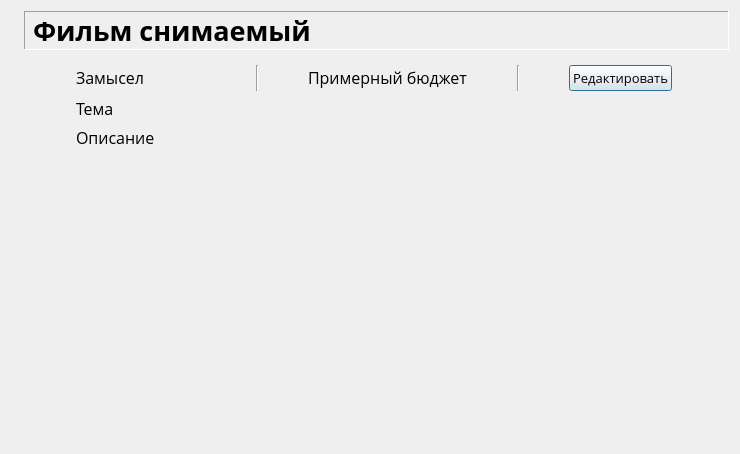
<?xml version="1.0" encoding="UTF-8"?>
<ui version="4.0">
 <class>Form</class>
 <widget class="QWidget" name="Form">
  <property name="geometry">
   <rect>
    <x>0</x>
    <y>0</y>
    <width>740</width>
    <height>454</height>
   </rect>
  </property>
  <property name="sizePolicy">
   <sizepolicy hsizetype="Preferred" vsizetype="Preferred">
    <horstretch>0</horstretch>
    <verstretch>0</verstretch>
   </sizepolicy>
  </property>
  <property name="minimumSize">
   <size>
    <width>0</width>
    <height>0</height>
   </size>
  </property>
  <property name="windowTitle">
   <string>Form</string>
  </property>
  <layout class="QFormLayout" name="formLayout">
   <item row="0" column="0">
    <widget class="QLabel" name="logo">
     <property name="text">
      <string/>
     </property>
     <property name="pixmap">
      <pixmap>images/logo3.png</pixmap>
     </property>
     <property name="scaledContents">
      <bool>false</bool>
     </property>
    </widget>
   </item>
   <item row="0" column="1">
    <widget class="QLabel" name="headTitle">
     <property name="font">
      <font>
       <family>Proxima Nova</family>
       <pointsize>20</pointsize>
       <weight>75</weight>
       <bold>true</bold>
      </font>
     </property>
     <property name="frameShape">
      <enum>QFrame::Panel</enum>
     </property>
     <property name="frameShadow">
      <enum>QFrame::Sunken</enum>
     </property>
     <property name="text">
      <string>Фильм снимаемый</string>
     </property>
    </widget>
   </item>
   <item row="1" column="1">
    <widget class="QWidget" name="widget" native="true">
     <property name="sizePolicy">
      <sizepolicy hsizetype="Preferred" vsizetype="Preferred">
       <horstretch>0</horstretch>
       <verstretch>0</verstretch>
      </sizepolicy>
     </property>
     <layout class="QGridLayout" name="gridLayout_2">
      <item row="0" column="3">
       <widget class="QLabel" name="budget">
        <property name="sizePolicy">
         <sizepolicy hsizetype="Fixed" vsizetype="Fixed">
          <horstretch>0</horstretch>
          <verstretch>0</verstretch>
         </sizepolicy>
        </property>
        <property name="font">
         <font>
          <family>Open Sans</family>
          <pointsize>12</pointsize>
         </font>
        </property>
        <property name="text">
         <string>Примерный бюджет</string>
        </property>
        <property name="textFormat">
         <enum>Qt::PlainText</enum>
        </property>
       </widget>
      </item>
      <item row="0" column="0">
       <widget class="QLabel" name="idea">
        <property name="sizePolicy">
         <sizepolicy hsizetype="Fixed" vsizetype="Fixed">
          <horstretch>0</horstretch>
          <verstretch>0</verstretch>
         </sizepolicy>
        </property>
        <property name="font">
         <font>
          <family>Open Sans</family>
          <pointsize>12</pointsize>
         </font>
        </property>
        <property name="text">
         <string>Замысел</string>
        </property>
        <property name="textFormat">
         <enum>Qt::AutoText</enum>
        </property>
       </widget>
      </item>
      <item row="0" column="4">
       <widget class="Line" name="line_5">
        <property name="orientation">
         <enum>Qt::Vertical</enum>
        </property>
       </widget>
      </item>
      <item row="8" column="1">
       <widget class="Line" name="line_4">
        <property name="orientation">
         <enum>Qt::Vertical</enum>
        </property>
       </widget>
      </item>
      <item row="6" column="1">
       <widget class="Line" name="line_3">
        <property name="orientation">
         <enum>Qt::Vertical</enum>
        </property>
       </widget>
      </item>
      <item row="1" column="0">
       <widget class="QLabel" name="theme">
        <property name="font">
         <font>
          <family>Open Sans</family>
          <pointsize>12</pointsize>
         </font>
        </property>
        <property name="text">
         <string>Тема</string>
        </property>
       </widget>
      </item>
      <item row="0" column="5">
       <widget class="QPushButton" name="edit">
        <property name="sizePolicy">
         <sizepolicy hsizetype="Fixed" vsizetype="Fixed">
          <horstretch>0</horstretch>
          <verstretch>0</verstretch>
         </sizepolicy>
        </property>
        <property name="font">
         <font>
          <family>Open Sans</family>
          <pointsize>10</pointsize>
         </font>
        </property>
        <property name="text">
         <string>Редактировать</string>
        </property>
        <property name="default">
         <bool>true</bool>
        </property>
        <property name="flat">
         <bool>false</bool>
        </property>
       </widget>
      </item>
      <item row="0" column="2">
       <widget class="Line" name="line_9">
        <property name="orientation">
         <enum>Qt::Vertical</enum>
        </property>
       </widget>
      </item>
      <item row="4" column="1">
       <widget class="Line" name="line_2">
        <property name="orientation">
         <enum>Qt::Vertical</enum>
        </property>
       </widget>
      </item>
      <item row="2" column="0">
       <widget class="QLabel" name="description">
        <property name="font">
         <font>
          <family>Open Sans</family>
          <pointsize>12</pointsize>
         </font>
        </property>
        <property name="text">
         <string>Описание</string>
        </property>
       </widget>
      </item>
     </layout>
    </widget>
   </item>
   <item row="2" column="1">
    <widget class="Line" name="line_8">
     <property name="orientation">
      <enum>Qt::Vertical</enum>
     </property>
    </widget>
   </item>
   <item row="3" column="1">
    <widget class="Line" name="line_7">
     <property name="orientation">
      <enum>Qt::Vertical</enum>
     </property>
    </widget>
   </item>
  </layout>
 </widget>
 <resources/>
 <connections/>
</ui>
